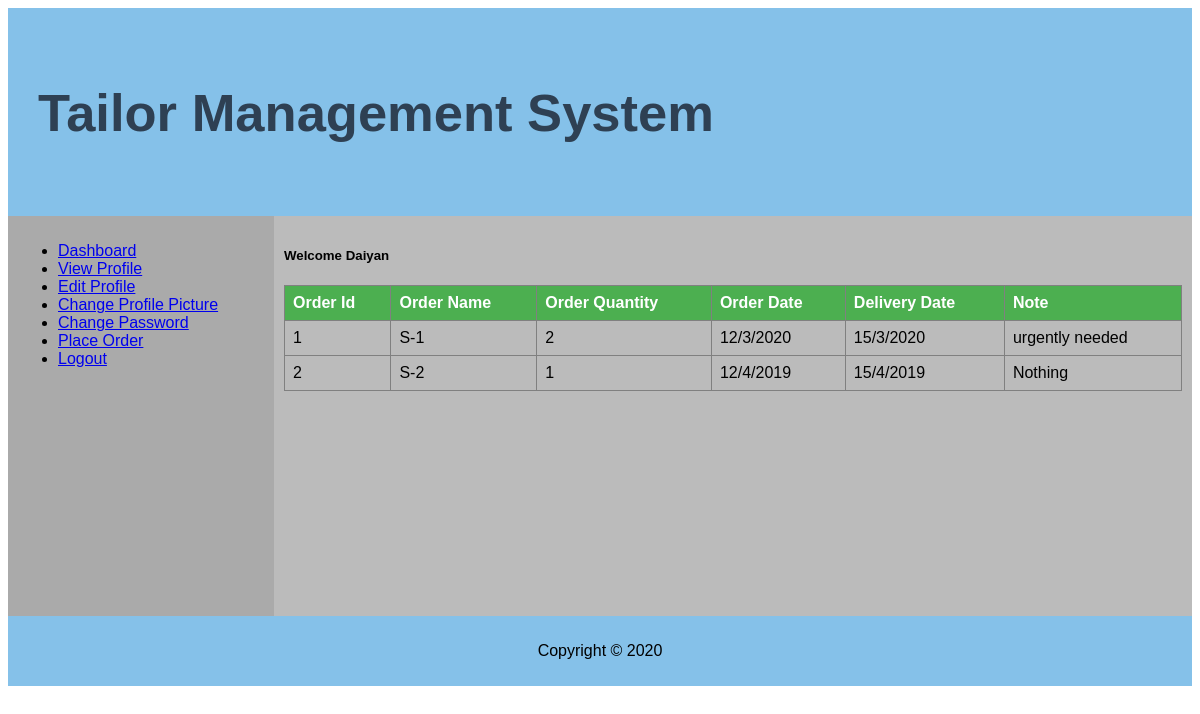
/nuser.php (signed in), run on the app's committed database.
### tables this page shows
CREATE TABLE `order_list` (
  `oid` bigint(100) NOT NULL,
  `user_ID` int(50) NOT NULL,
  `oname` varchar(50) NOT NULL,
  `oquantity` mediumint(100) NOT NULL,
  `order_date` varchar(100) NOT NULL,
  `delivery_date` varchar(100) NOT NULL,
  `note` varchar(100) NOT NULL
);

### nuser.php (the view, shortened to what this page needs)
<?php
$userName=$_SESSION['userName'];
?>
<html>
<head>
</head>
<body>
<div class="grid-container">
  <div class="header">
    <h2 style="color: #2E4053"; align="left">Tailor Management System </h2>
  </div>
  <div class="left" style="background-color:#aaa;">
  <ul>
  <li><a href="nuser.php">Dashboard</a></li>
  <li><a href="user_view.php?userName=<?php echo $userName; ?>">View Profile</a></li>
  <li><a href="user_edit.php">Edit Profile</a></li>
  <li><a href="user_changepic.php">Change Profile Picture</a></li>
  <li><a href="user_changepass.php">Change Password</a></li>
  <li><a href="user_placeorder.php">Place Order</a></li>
  <li><a href="logout.php">Logout</a></li>
</ul>
  </div>
  <div class="middle" style="background-color:#bbb;"><?php
    $name=$_SESSION['name'];
    echo "<h5>Welcome $name</h5>";
    ?>
    <?php
$con=mysqli_connect("localhost","root","","db");
  $sql="SELECT `oid`, `oname`, `oquantity`, `order_date`, `delivery_date`, `note` FROM order_list";
  $result=mysqli_query($con,$sql);
  if(mysqli_num_rows($result)>0)
   {
    ?>
    <table border='1' cellpadding='8'>
      <tr>
        <th>Order Id</th>
        <th>Order Name</th>
        <th>Order Quantity</th>
        <th>Order Date</th>
        <th>Delivery Date</th>
        <th>Note</th>
      </tr>
    <?php
    while($row=mysqli_fetch_array($result))
    {
      echo "<tr>";
      echo "<td>".$row['oid']."</td>";
      echo "<td>".$row['oname']."</td>";
      echo "<td>".$row['oquantity']."</td>";
      echo "<td>".$row['order_date']."</td>";
      echo "<td>".$row['delivery_date']."</td>";
      echo "<td>".$row['note']."</td>";
      echo "</tr>";
    }
    echo "</table>";
   }
   else
   {
    echo "No data found.<br/>";
   }
?>
    </div>
  <div class="footer">
    <p>Copyright © 2020</p>
  </div>
</div>
</body>
</html>

### nuser.php (style rules this page uses)
* { box-sizing: border-box; }
body { font-family: Arial, Helvetica, sans-serif; }
.header { grid-area: header; background-color: #85C1E9; padding: 30px; text-align: center; font-size: 35px; }
.grid-container { display: grid; grid-template-areas: 'header header header header header header' 'left middle middle middle middle middle' 'footer footer footer footer footer footer'; }
.left, .middle, .right { padding: 10px; height: 400px; overflow: scroll; }
.left { grid-area: left; }
.middle { grid-area: middle; }
.footer { grid-area: footer; background-color: #85C1E9; padding: 10px; text-align: center; }
table { border-collapse: collapse; width: 100%; }
th, td { text-align: left; padding: 8px; }
th { background-color: #4CAF50; color: white; }

### data on the page
order_list: oid "1", oname "S-1", oquantity "2", order_date "12/3/2020", delivery_date "15/3/2020", note "urgently needed"
order_list: oid "2", oname "S-2", oquantity "1", order_date "12/4/2019", delivery_date "15/4/2019", note "Nothing"

### other printed values
$name "Daiyan"
